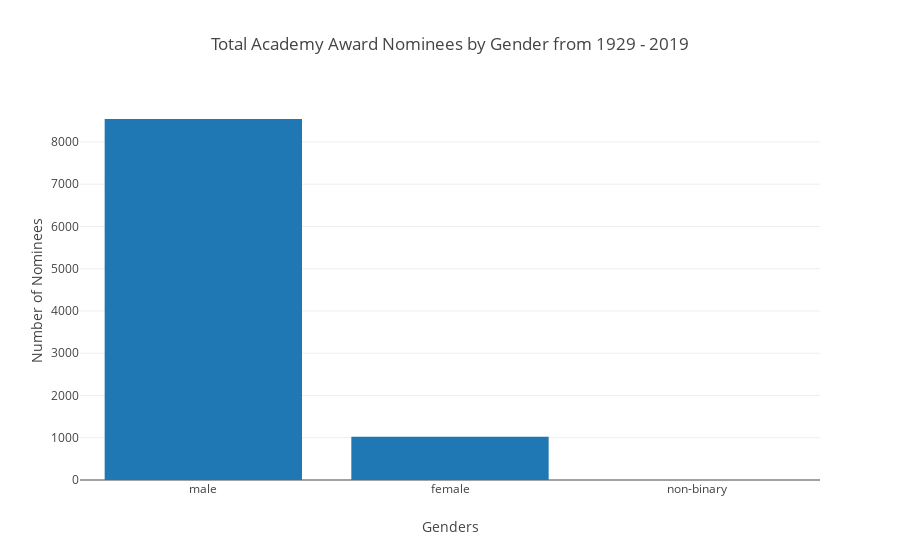

The code cell stored with this chart in its notebook:
### Code cell
trace = go.Bar(
            x=["male", "female", "non-binary"],
            y=[oscar_nominees.gender.value_counts()["male"],
               oscar_nominees.gender.value_counts()["female"],
               oscar_nominees.gender.value_counts()["non-binary"]
              ]
)
data = [trace]    
layout = go.Layout(title="Total Academy Award Nominees by Gender from 1929 - 2019",
                   xaxis=dict(title="Genders"), 
                   yaxis=dict(title="Number of Nominees"))

fig = go.Figure(data=data, layout=layout)
iplot(fig)

### Figure 1 — Plotly figure (JSON) as saved in the notebook; plotly's stock layout.template omitted (floating-point values rounded to 4 significant figures)
{"data": [{"type": "bar", "uid": "cf5a80a2-193a-4875-add0-00cf55e0b3df", "x": ["male", "female", "non-binary"], "y": [8543, 1025, 1]}], "layout": {"autosize": true, "title": {"text": "Total Academy Award Nominees by Gender from 1929 - 2019"}, "xaxis": {"autorange": true, "range": [-0.5, 2.5], "title": {"text": "Genders"}, "type": "category"}, "yaxis": {"autorange": true, "range": [0, 8993.0], "title": {"text": "Number of Nominees"}, "type": "linear"}}}
